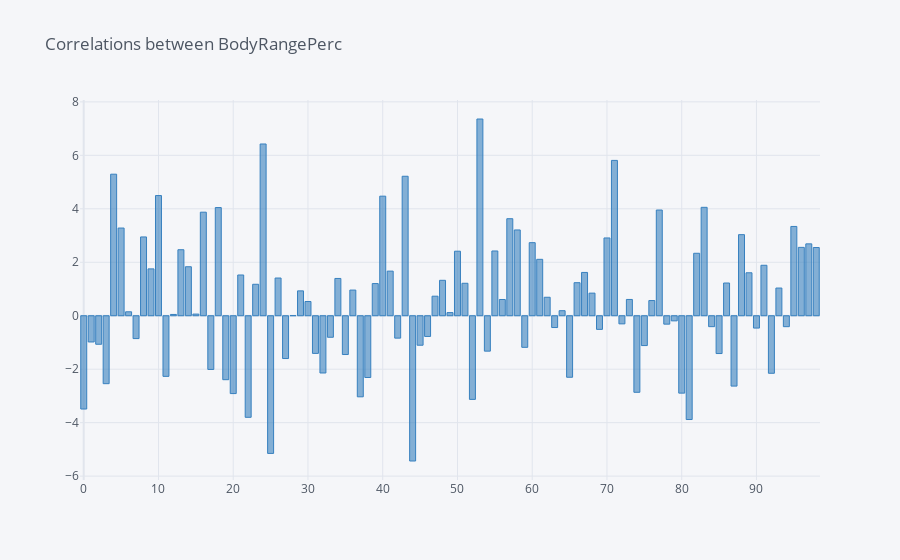

Notebook code cell kept with this figure:
### Code cell
numberofBackCorrelations = 100

correlationsValue = []

for i in range(1,numberofBackCorrelations):
    correlationsValue.append(cluster.BodyRangePerc.corr(cluster.BodyRangePerc.shift(i)) * 100)
    #print(correlationsValue[i-1])

correlationsValue = pd.DataFrame(correlationsValue)
correlationsValue.iplot(kind='bar', color="blue", title="Correlations between BodyRangePerc")

### Figure 1 — Plotly figure (JSON) as saved in the notebook; plotly's stock layout.template omitted (floating-point values rounded to 4 significant figures)
{"data": [{"marker": {"color": "rgba(55, 128, 191, 0.6)", "line": {"color": "rgba(55, 128, 191, 1.0)", "width": 1}}, "name": "0", "orientation": "v", "text": "", "type": "bar", "x": [0, 1, 2, 3, 4, 5, 6, 7, 8, 9, 10, 11, 12, 13, 14, 15, 16, 17, 18, 19, 20, 21, 22, 23, 24, 25, 26, 27, 28, 29, 30, 31, 32, 33, 34, 35, 36, 37, 38, 39, 40, 41, 42, 43, 44, 45, 46, 47, 48, 49, 50, 51, 52, 53, 54, 55, 56, 57, 58, 59, 60, 61, 62, 63, 64, 65, 66, 67, 68, 69, 70, 71, 72, 73, 74, 75, 76, 77, 78, 79, 80, 81, 82, 83, 84, 85, 86, 87, 88, 89, 90, 91, 92, 93, 94, 95, 96, 97, 98], "y": [-3.49, -0.9823, -1.068, -2.542, 5.294, 3.28, 0.1473, -0.8554, 2.947, 1.752, 4.496, -2.268, 0.04785, 2.469, 1.833, 0.06112, 3.873, -2.01, 4.046, -2.393, -2.913, 1.524, -3.8, 1.177, 6.424, -5.151, 1.41, -1.602, 0.003831, 0.9298, 0.5316, -1.409, -2.142, -0.8058, 1.395, -1.452, 0.9598, -3.034, -2.311, 1.203, 4.472, 1.669, -0.8384, 5.218, -5.435, -1.104, -0.7755, 0.7309, 1.325, 0.1167, 2.414, 1.214, -3.13, 7.359, -1.325, 2.422, 0.6072, 3.629, 3.208, -1.182, 2.733, 2.11, 0.6908, -0.4421, 0.1879, -2.302, 1.235, 1.62, 0.8452, -0.5102, 2.909, 5.811, -0.3048, 0.6088, -2.864, -1.117, 0.5673, 3.954, -0.315, -0.1924, -2.896, -3.883, 2.336, 4.055, -0.4091, -1.415, 1.224, -2.632, 3.033, 1.607, -0.4618, 1.887, -2.153, 1.035, -0.41, 3.34, 2.557, 2.689, 2.551]}], "layout": {"legend": {"bgcolor": "#F5F6F9", "font": {"color": "#4D5663"}}, "paper_bgcolor": "#F5F6F9", "plot_bgcolor": "#F5F6F9", "title": {"font": {"color": "#4D5663"}, "text": "Correlations between BodyRangePerc"}, "xaxis": {"gridcolor": "#E1E5ED", "showgrid": true, "tickfont": {"color": "#4D5663"}, "title": {"font": {"color": "#4D5663"}, "text": ""}, "zerolinecolor": "#E1E5ED"}, "yaxis": {"gridcolor": "#E1E5ED", "showgrid": true, "tickfont": {"color": "#4D5663"}, "title": {"font": {"color": "#4D5663"}, "text": ""}, "zerolinecolor": "#E1E5ED"}}}
